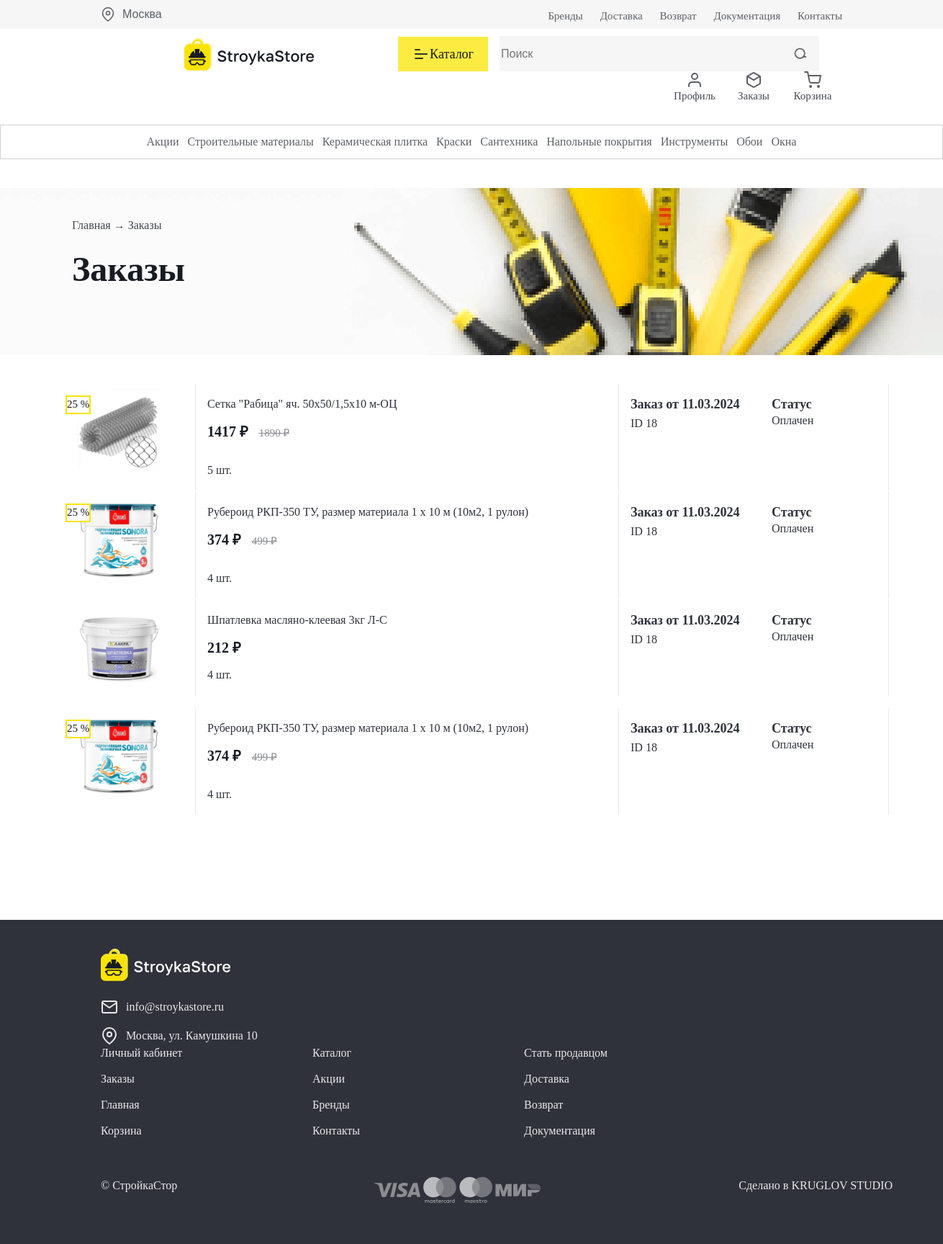
The app's page /orders/ (signed in) with its own data.
### myapp/models.py (models this page shows, shortened)
class Product(models.Model):
    id = models.AutoField(primary_key=True)
    code = models.CharField(max_length=100)
    name = models.CharField(max_length=100)
    price = models.DecimalField(max_digits=10, decimal_places=0)
    description = models.TextField()
    discount = models.DecimalField(max_digits=5, decimal_places=0, null=True, blank=True)
    photo = models.ImageField(upload_to='product_photos/', null=True, blank=True)
    brand = models.ForeignKey(Brand, on_delete=models.CASCADE)
    supplier = models.ForeignKey(Supplier, on_delete=models.CASCADE)
    subcategory = models.ForeignKey(Subcategory, on_delete=models.CASCADE)
    view = models.IntegerField(default=0)
    new_price = models.DecimalField(max_digits=10, decimal_places=0, null=True, blank=True)

class Payment(models.Model):
    id = models.AutoField(primary_key=True)
    amount = models.DecimalField(max_digits=100, decimal_places=2)
    status = models.CharField(max_length=20)
    date = models.DateTimeField(default=timezone.now)
    products = models.JSONField()
    user = models.ForeignKey(CustomUser, on_delete=models.CASCADE, related_name='payments', null=True)

### myapp/views.py (the view)
# urls.py: path('orders/', views.orders_view, name='orders'),
def orders_view(request):
    if request.user.is_authenticated:
        payments = Payment.objects.all().filter(user=request.user)
        products = []
        final_products = []
        for payment in payments:
            for product in payment.products:
                pr = Product.objects.get(id=product['id'])
                if not pr.discount is None:
                    pr.new_price = int(pr.price - (pr.price * (pr.discount / 100)))
                final_products.append({
                    'product': pr,
                    'quantity': product['quantity'],
                    'price': pr.new_price,
                    'old_price': pr.price,
                    'date': payment.date.strftime('%d.%m.%Y'),
                    'status': payment.status,
                    'id': payment.id,
                })
        context = {
            'user': request.user,
            'products': final_products
        }
        return render(request, 'orders.html', context=context)
    else:
        context = {
            'user': request.user
        }
        return render(request, 'unlogin.html', context=context)

### myapp/templates/orders.html (shortened to what this page needs)
{% extends 'base.html' %}
{% load static %}
{% block css %}
<link rel="stylesheet" href="{% static 'css/orders.css' %}">
{% endblock %}
{% block content %}
<div class="main__orders">
    <div class="wrapper main__orders_wrapper">
        <h2 class="main__orders-desc">
            Главная → Заказы
        </h2>
        <h1 class="main__orders-title">Заказы</h1>
    </div>
</div>
<div class="orders">
    <div class="wrapper orders__wrapper">
        {% if products %}
        <ul class="orders__list">
            {% for product in products %}
                {% if product.product.discount is None %}
                    <li class="orders__item">
                        <img src="{{ product.product.photo.url }}" alt="{{ product.product.name }}" class="order__info-img">
                        <div class="order__info_1">
                            <h3 class="order__info-name">{{ product.product.name }}</h3>
                            <p class="order__info-price">{{ product.product.price }} ₽</p>
                            <p class="order__info-quantity">{{ product.quantity }} шт.</p>
                        </div>
                        <div class="order__info_2">
                            <div class="order__info_2-left">
                                <p class="order__info-date">Заказ от {{ product.date}}</p>
                                <p class="order__info-id">ID {{ product.id }}</p>
                            </div>
                            <div class="order__info_2-right">
                                <p class="order__info-status-1">Статус </p>
                                <p class="order__info-status-2">{{ product.status }}</p>
                            </div>
                        </div>
                    </li>
                {% else %}
                    <li class="orders__item">
                        <div class="block-pic">
                            <img src="{{ product.product.photo.url }}" alt="{{ product.product.name }}" class="order__info-img">
                            <p class="stock">
                                {{ product.product.discount }} %
                            </p>
                        </div>
                        <div class="order__info_1">
                            <h3 class="order__info-name">{{ product.product.name }}</h3>
                            <div class="block-price">
                                <p class="order__info-price">{{ product.product.new_price }} ₽</p>
                                <p class="product__old-price">{{ product.product.price }} ₽</p>
                            </div>
                            <p class="order__info-quantity">{{ product.quantity }} шт.</p>
                        </div>
                        <div class="order__info_2">
                            <div class="order__info_2-left">
                                <p class="order__info-date">Заказ от {{ product.date}}</p>
                                <p class="order__info-id">ID {{ product.id }}</p>
                            </div>
                            <div class="order__info_2-right">
                                <p class="order__info-status-1">Статус </p>
                                <p class="order__info-status-2">{{ product.status }}</p>
                            </div>
                        </div>
                    </li>
                {% endif %}
            {% endfor %}
        </ul>
        {% endif %}
    </div>
</div>
{% endblock %}

### static/css/base.css (style rules this page uses)
html { -webkit-box-sizing: border-box; box-sizing: border-box; }
*, *::before, *::after { -webkit-box-sizing: inherit; box-sizing: inherit; }
body { font-family: Crimson Text; font-size: 16px; font-weight: 400; line-height: 1.2; color: rgb(47, 50, 58); width: 100%; }
.wrapper { max-width: 1440px; margin: 0 auto; }
img { max-width: 100%; height: auto; }
.stock { position: absolute; top: 16px; left: 16px; z-index: 4; color: rgb(23, 27, 36); font-size: 15px; line-height: 145%; box-sizing: border-box; border: 2px solid rgb(251, 227, 3); background: rgb(255, 255, 255); }
.block-price { display: flex; margin-bottom: 16px; }
.product__old-price { margin: 5px 0 0 15px; text-decoration: line-through; color: rgb(139, 141, 146); font-size: 15px; line-height: 150%; }

### myapp/static/css/orders.css (style rules this page uses)
.main__orders { margin-bottom: 40px; }
.main__orders_wrapper { max-width: 1360px; height: 232px; background: url("../img/orders/orders-background.png") no-repeat; background-size: cover; padding: 40px 100px; }
.main__orders-desc { height: 24px; color: rgb(69, 73, 80); line-height: 150%; margin-bottom: 20px; }
.main__orders-title { color: rgb(23, 27, 36); font-size: 48px; font-weight: 700; line-height: 120%; }
.orders { margin-bottom: 80px; }
.orders__wrapper { max-width: 1160px; display: flex; justify-content: space-between; }
.orders__list { margin-bottom: 80px; max-width: 1160px; }
.orders__item { margin-bottom: 16px; display: flex; flex-wrap: wrap; height: 134px; }
.orders__item:last-child { margin-bottom: 0; }
.order__info_1 { width: 588px; border-left: 1px solid rgb(232, 233, 234); padding: 16px; }
.order__info-img { width: 180px; height: 134px; margin-right: 16px; }
.order__info-name { height: 24px; color: rgb(47, 50, 58); font-size: 16px; line-height: 150%; margin-bottom: 12px; }
.order__info-price { color: rgb(23, 27, 36); font-size: 20px; font-weight: 700; line-height: 140%; height: 28px; margin-bottom: 12px; }
.order__info-quantity { line-height: 150%; color: rgb(47, 50, 58); }
.order__info_2 { display: flex; flex-wrap: wrap; width: 376px; padding: 16px; border-left: 1px solid rgb(232, 233, 234); border-right: 1px solid rgb(232, 233, 234); }
.order__info_2-left { width: 180px; margin-right: 16px; }
.order__info-date { color: rgb(47, 50, 58); font-size: 18px; font-weight: 700; line-height: 136%; margin-bottom: 4px; }
.order__info-id { color: rgb(47, 50, 58); line-height: 140%; }
.order__info-status-1 { olor: rgb(47, 50, 58); font-size: 18px; font-weight: 700; line-height: 136%; }
.order__info-status-2 { color: rgb(47, 50, 58); line-height: 140%; }
.stock { z-index: 2; }
.order__info-img { z-index: 1; }
.block-pic { position: relative; }

### records on screen
Product: product.photo (picture), product.discount "25", product.name "Сетка \"Рабица\" яч. 50х50/1,5х10 м-ОЦ", product.new_price "1417", product.price "1890", quantity "5", date "11.03.2024", id "18", status "Оплачен"
Product: product.photo (picture), product.discount "25", product.name "Рубероид РКП-350 ТУ, размер материала 1 х 10 м (10м2, 1 рулон)", product.new_price "374", product.price "499", quantity "4", date "11.03.2024", id "18", status "Оплачен"
Product: product.photo (picture), product.name "Шпатлевка масляно-клеевая 3кг Л-С", product.price "212", quantity "4", date "11.03.2024", id "18", status "Оплачен"
